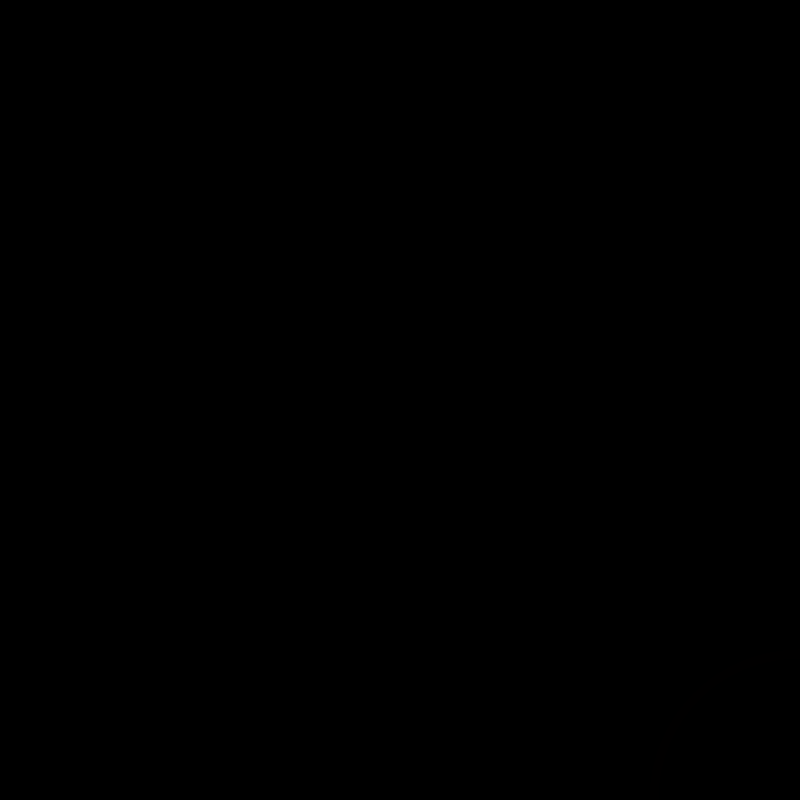
Frame 1 (no input)
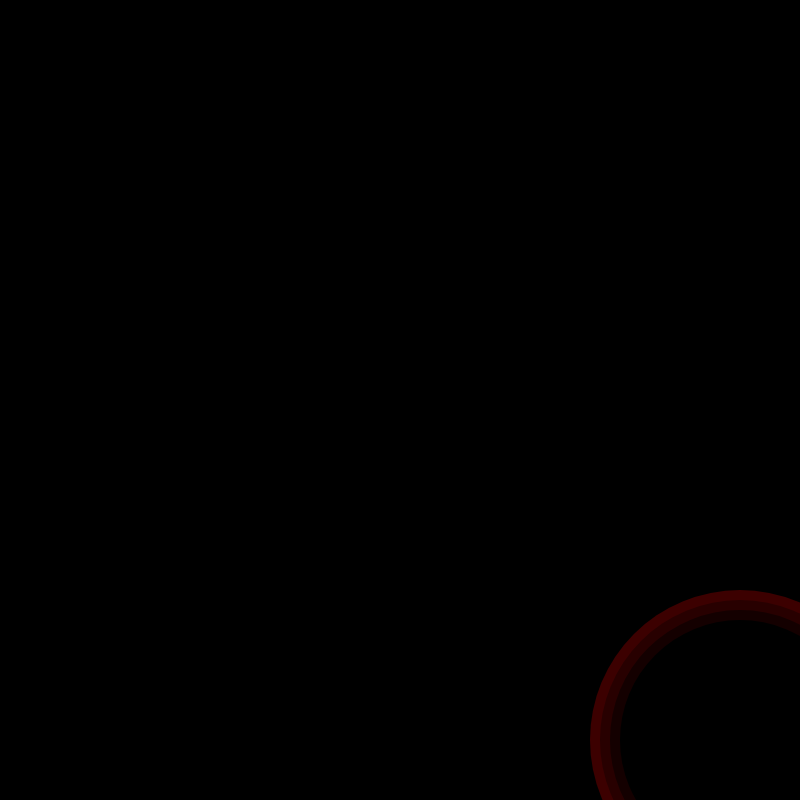
Frame 60 (no input)
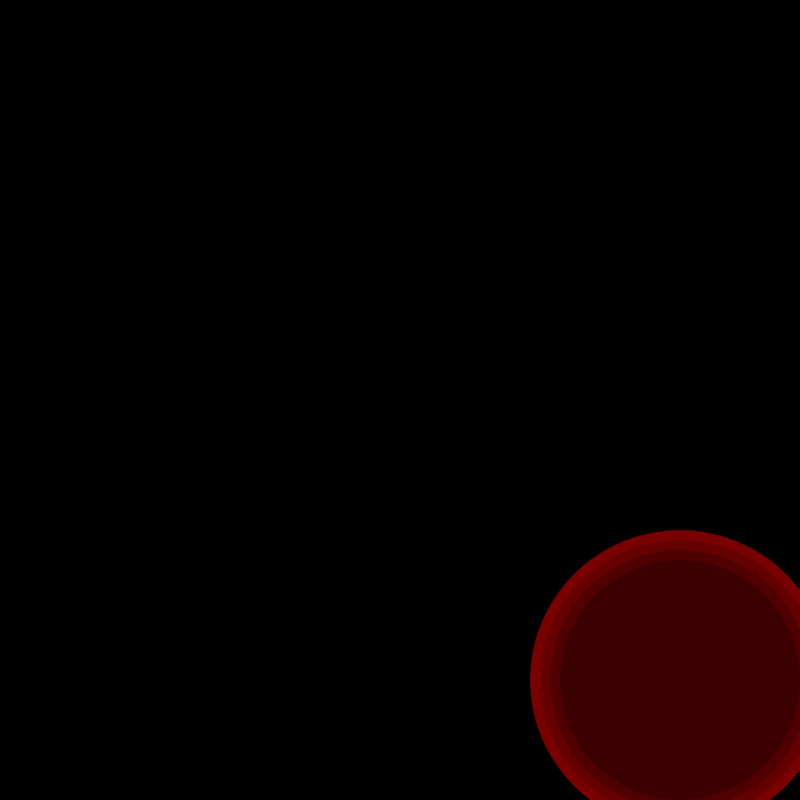
Frame 120 (the mouse pressed at the canvas centre since frame 60)

The p5.js sketch that drew these frames (run headless with seeded random() and noise() and a simulated clock; from frame 60 on, the mouse is pressed at the canvas centre):

// p5.js sketch
// ── sketch.js

function setup() {
  createCanvas(800, 800);
  console.log("xPos: "+ xPos);
}


  var xPos = 800;
  var yPos = 800;

function draw() {
  background(0);

  var sizeOfCicle =300;
  var redColor = frameCount;

  xPos -= 1;
  yPos -= 1;
  redColor -=0.01;

  noStroke();
  fill(redColor,0,0);
  ellipse(xPos,yPos,sizeOfCicle, sizeOfCicle);

  redColor-=20;
  sizeOfCicle = sizeOfCicle-20;
  noStroke();
  fill(redColor,0,0);
  ellipse(xPos,yPos,sizeOfCicle, sizeOfCicle);

  redColor-=20;
  sizeOfCicle = sizeOfCicle-20;
  noStroke();
  fill(redColor,0,0);
  ellipse(xPos,yPos,sizeOfCicle, sizeOfCicle);

  redColor-=20;
  sizeOfCicle = sizeOfCicle-20;
  noStroke();
  fill(redColor,0,0);
  ellipse(xPos,yPos,sizeOfCicle, sizeOfCicle);

}
